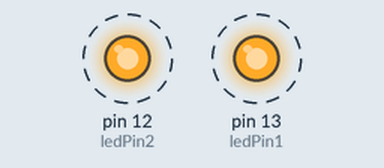
This program was run on a simulated Arduino Uno, built with avr-gcc and run on an emulated ATmega328P. On the bench: output pins drawn as LEDs (lit = HIGH). Dashed ring = blinking. What the program prints to the serial monitor is not drawn.

Above: at 0.5 s.
Timing chart, 0 to 4.6 s (numbered marks = the images above):
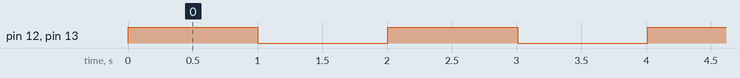

The program:

main.cpp
```cpp
#include <Arduino.h>

unsigned long tempoatual = 0;
unsigned long tempoanterior = 1000;

int ledPin1 = 13;
int ledPin2 = 12;

void setup() {
  Serial.begin(9600);
  pinMode(ledPin1, OUTPUT);
  pinMode(ledPin2, OUTPUT);
}

void loop() {
  tempoatual = millis();
  Serial.println(tempoatual);

  if (tempoatual - tempoanterior > 1000) { // 1s
    Serial.print("tempo atual: ");
    Serial.println(tempoatual);

    Serial.print("tempo anterior: ");
    Serial.println(tempoanterior);

    // Alterna o estado do LED 1
    digitalWrite(ledPin1, !digitalRead(ledPin1));

    // Alterna o estado do LED 2
    digitalWrite(ledPin2, !digitalRead(ledPin2));

    tempoanterior = millis(); // Atualiza o tempo
  }

  delay(100);
}
```

Measured:
- by itself, pin 12 (ledPin2), pin 13 (ledPin1): alternates HIGH for 1.0 s and LOW for 1.0 s
